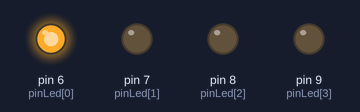
The sketch below on a simulated Arduino Uno, built with avr-gcc and run on an emulated ATmega328P. On the bench: output pins drawn as LEDs (lit = HIGH).

Above: at 0.2 s.
At 1.2 s:
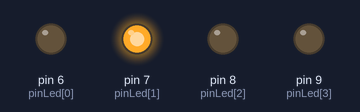
At 2.2 s:
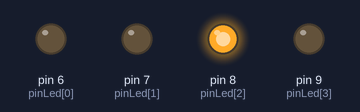
At 3.2 s:
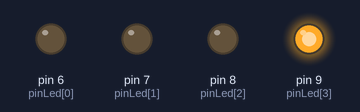
At 4.7 s:
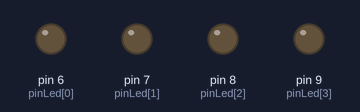
Timing chart, 0 to 5.2 s (numbered marks = the images above):
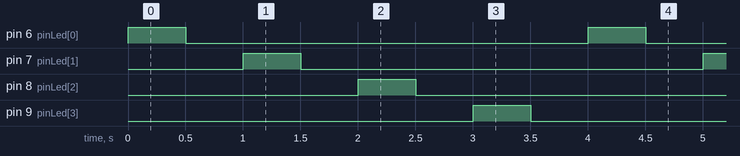

Measured:
- by itself, pin 6 (pinLed[0]), pin 7 (pinLed[1]), pin 8 (pinLed[2]), pin 9 (pinLed[3]): alternates HIGH for 0.50 s and LOW for 3.5 s
- by itself, everything shown: repeats every 4.0 s, in 8 steps

The sketch:

percobaan3.ino
```cpp
int i;                              // variable loop
int timer = 500;                    // variable waktu
int pinLed[]={6,7,8,9};             // variable pinLed
int jumlahPin = 4;                  // variable jumlah Pin

void setup() {
  for (int i=0; i<jumlahPin; i++){  // loop setiap jumlah pin
    pinMode(pinLed[i], OUTPUT);     // setup pin LED
  }
}
void loop() {
  for (int i=0; i<jumlahPin; i++){  // func loop
    digitalWrite(pinLed[i],HIGH);   // LED hidup
    delay(timer);                   // delay sesuai variable waktu yang sudah ditentukan
    digitalWrite(pinLed[i],LOW);    // LED hidup
    delay(timer);                   // delay sesuai variable waktu yang sudah ditentukan
  }
}
```
